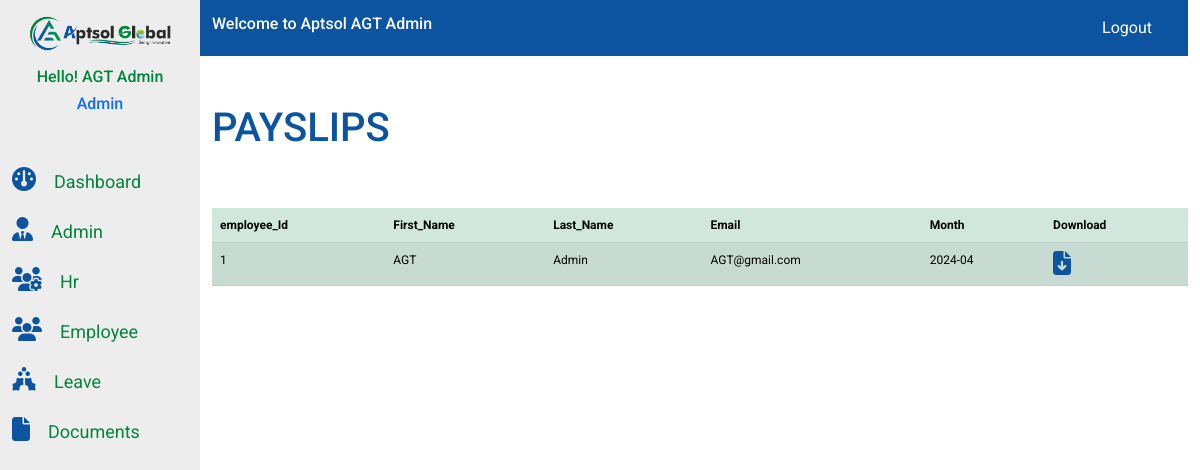
Before: /payslips/ (signed in) with the older database file.
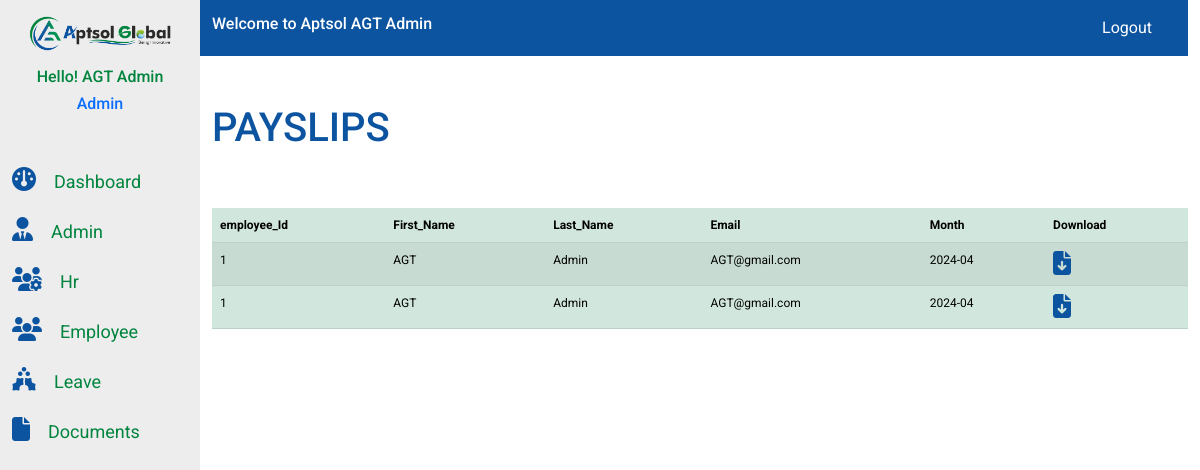
After: the same page with the newer database file.
### AGT_admin_app/models.py (models this page shows, shortened)
class Employee_detail(models.Model):
    image=models.ImageField(upload_to="images",null=True,blank=True)
    First_Name = models.CharField(max_length=50)
    Last_Name = models.CharField(max_length=50)
    Email = models.EmailField()
    Contact = models.BigIntegerField()
    Emp_Id = models.CharField(primary_key=True,max_length=20)
    Department = models.ForeignKey(Depart,on_delete=models.CASCADE)
    Designation = models.CharField(max_length=50)
    Salary = models.DecimalField(max_digits=10, decimal_places=2)
    BasicPay = models.DecimalField(max_digits=10, decimal_places=2)
    PAN = models.CharField(max_length=10)
    UAN = models.BigIntegerField()
    BankAccount = models.BigIntegerField()
    Location = models.CharField(max_length=50)

class Payslip(models.Model):
    Emp_Id = models.ForeignKey(Employee_detail,on_delete=models.CASCADE)
    month = models.CharField(max_length=7)
    payslip_pdf = models.FileField(upload_to='payslips/')

### AGT_Employee/views.py (the view)
# urls.py: path('payslips/',views.payslips,name="payslips"),
def payslips(request):
    if request.user.is_authenticated:
        current_user=request.user
        emps=Employee_detail.objects.get(Email=current_user.email)
        payslips=Payslip.objects.filter(Emp_Id=emps)
        context={"emps":emps,
                 "emp":emps,
                 "payslips":payslips
                }
        return render(request,"payslips.html",context)
    else:
        return render(request,"login.html")

### AGT_Employee/templates/payslips.html (shortened to what this page needs)
{% extends "base.html" %}
{% load static %}
{% block mainnavcontent%}
<div class="row mb-5 mt-5">
    <div class="col-md-12">
        <h1 class="admin-head">
          PAYSLIPS
        </h1>
    </div>
</div>
<table class="table table-success table-striped">
    <thead>
      <tr>
        <th scope="col">employee_Id</th>
        <th scope="col">First_Name</th>
        <th scope="col">Last_Name</th>
        <th scope="col">Email</th>
        <th scope="col">Month</th>
        <th scope="col"> Download </th>
      </tr>
    </thead>
    <tbody>
      {% for payslip in payslips %}
      <tr>
        <td>{{payslip.Emp_Id.Emp_Id}}</td>
        <td>{{payslip.Emp_Id.First_Name}}</td>
        <td>{{payslip.Emp_Id.Last_Name}}</td>
        <td>{{payslip.Emp_Id.Email}}</td>
        <td>{{payslip.month}}</td>
        <td>
          <a href="{% url 'download_pdf' month=payslip.month %}" data-bs-toggle="tooltip" data-bs-placement="top" title="Update" ><i class="fa-solid fa-file-arrow-down"></i></a>
        </td>
      </tr>
      {% endfor %}
    </tbody>
  </table>
{% endblock mainnavcontent%}

### AGT_app/templates/base.html (shortened to what this page needs)
{% load static %}
<!DOCTYPE html>
<html lang="en">
<head>
    <link rel="stylesheet" href="https://cdnjs.cloudflare.com/ajax/libs/font-awesome/6.5.1/css/all.min.css" />
    <link rel="stylesheet" href="{% static 'assets/css/bootstrap.min.css'%}">
    <link rel="stylesheet" href="{% static 'assets/css/style.css'%}">
    <link rel="stylesheet" href="{% static 'assets/css/media.css'%}">
</head>
<body>
   <div class="main-navbarflex">
    <section class="sidenav">
        <div class="sidenav_side">
            <div class="container">
                <div class="row">
                    <div class="col-md-12">
                        <div class="side_nav">
                            <div class="logoApt">
                               <a href="/home">
                                <img src="{% static 'assets/images/Logo/logo.png'%}" class="img-fluid" alt="logo">
                               </a>
                            </div>
                            <div class="username1">
                               <a href="/Employee_info"><h3 class="user_con">Hello! {{emp.First_Name}} {{emp.Last_Name}}</h3></a>
                               <a href="{% url 'Emp_info' emp.Emp_Id %}"><h6 class="user_designation text-center">{{emp.Designation}}</h6></a>
                            </div>
                        </div>
                    </div>
                </div>
                <div class="row">
                    <div class="col-md-12">
                        <div class="sidenav_items">
                            <ul class="list-group">
                                <li class="list-items"><a href="/home"><i class="fa-solid fa-gauge side-icons"></i><span class="side-item">Dashboard</span></a></li>
                                {% if user.is_superuser  %}
                                <li class="list-items"><a href="/admin_app"><i class="fa-solid fa-user-tie side-icons"></i><span class="side-item" >Admin</span></a></li>
                                {% endif %}
                                {% if user.is_staff %}
                                <li class="list-items"><a href="/Hr_manage"><i class="fa-solid fa-users-gear side-icons"></i><span class="side-item">Hr</span></a></li>
                                {% endif %}
                                <li class="list-items"><a href="/Employee_info"><i class="fa-solid fa-users side-icons"></i><span class="side-item">Employee</span></a></li>
                                <li class="list-items"><a href=""><i class="fa-solid fa-holly-berry side-icons"></i><span class="side-item">Leave</span></a></li>
                                <li class="list-items"><a href=""><i class="fa-solid fa-file side-icons"></i><span class="side-item">Documents</span></a></li>
                            </ul>
                        </div>
                    </div>
                </div>
            </div>
        </div>
    </section>
    <section class="main-nav">
        <div class="container">
            <div class="row">
                <div class="col-md-12">
                    <nav class="navbar navbar-expand-lg">
                        <div class="container">
                          <a href="/Employee_info"><h3 class="user_name">Welcome to Aptsol {{emp.First_Name}} {{emp.Last_Name}}</h3></a>
                          <div class="collapse navbar-collapse" id="navbarSupportedContent">
                            <ul class="navbar-nav ms-auto mb-2 mb-lg-0">
                              <li class="nav-item">
                                <a class="nav-link" href="#"></a>
                              </li>
                              <li class="nav-item">
                                <a class="nav-link" aria-current="page" href="/logout">Logout</a>
                              </li>
                              <li class="nav-item">
                                <a class="nav-link" href="#"></a>
                              </li>
                            </div>
                        </div>
                      </nav>
                </div>
            </div>
        </div>
       <section class="main-content">
        <div class="container">
            {% block mainnavcontent%}
            {% endblock mainnavcontent%}
        </div>
       </section>
    </section>
   </div>
</body>
</html>

### static/assets/css/style.css (style rules this page uses)
* { margin: 0; padding: 0; box-sizing: border-box; list-style: none; font-family: "Roboto", sans-serif; }
a { text-decoration: none; }
.main-navbarflex { display: inline-flex; }
section.sidenav { width: 20%; background:#00000012; min-height: 100vh; }
.main-nav { width: 100%; }
.logoApt { padding: 15px; }
nav.navbar { background: #0c54a0; margin-left: -12px; }
ul.list-group { margin: -15px 0px 0 0px; padding: 30px; }
h3.user_con { color: #00843e; font-size: 16px; text-align: center; }
a.nav-link { color: #fff !IMPORTANT; }
li.list-items { margin-bottom: 20px; font-size: 20px; font-weight: 400; }
span.side-item { margin-left: 20px; color: #00843e; }
i.fa-solid { color: #0c54a0; font-size: 25px; }
h3.user_name { color: #fff; font-size: 16px; }
h1.admin-head { color: #0c54a0; }
table { font-size: 12px; }

### static/assets/css/media.css (style rules this page uses)
@media only screen and (min-width:1023px) and (max-width:1360px) { ul.list-group { padding: 0; margin: 45px 0 0 0px; } }
@media only screen and (min-width:1023px) and (max-width:1360px) { span.side-item { margin-left: 18px; color: #00843e; font-size: 18px; } }
@media only screen and (min-width:1023px) and (max-width:1360px) { i.fa-solid { color: #0c54a0; font-size: 24px } }

Changed rows visible on the page:
added Payslip: Emp_Id.Emp_Id "1", Emp_Id.First_Name "AGT", Emp_Id.Last_Name "Admin", Emp_Id.Email "AGT@gmail.com", month "2024-04"
